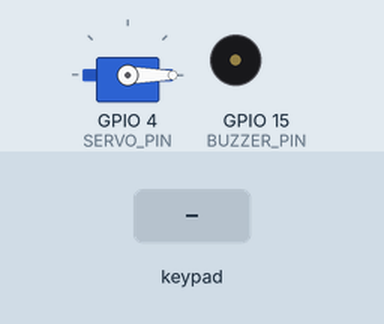
A sketch run on a simulated ESP32. Parts: servo, buzzer (waves = sounding, pin HIGH). The test bench sets the inputs (shaded band). WiFi joins after 1.5 s; servers stay silent unless stated; random numbers use the default seed unless the sketch sets one; what the sketch prints to the serial monitor is not drawn.

Above: at 3.0 s.
3.1 s: keypad keys 1 3 1 2 1 4 2 7 # pressed 0.4 s apart
At 6.4 s:
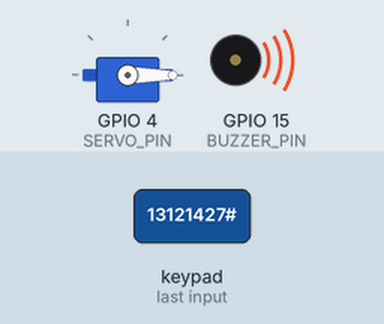
8.2 s: keypad keys 1 2 3 4 # pressed 0.4 s apart
Timing chart, 0 to 11.2 s (numbered marks = the images above; inputs shaded):
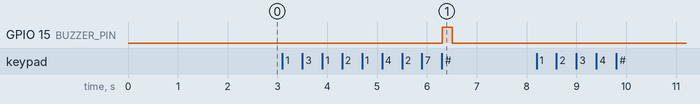

Measured:
- after the input at 3.1 s, GPIO 15 (BUZZER_PIN): LOW → HIGH after 3.2 s, → LOW 0.20 s later
- after the input at 8.2 s, every drawn part: stays the same

The sketch:

smart_safe_xor_encryption.ino
```cpp
/***************************************************
 Smart Safe – XOR Encrypted Version
 - Password + OTP Authentication
 - XOR Encrypted OTP Transmission
 - Brute-force Protection
***************************************************/

#define BLYNK_TEMPLATE_ID "YOUR_TEMPLATE_ID"
#define BLYNK_TEMPLATE_NAME "Smart Safe"
#define BLYNK_AUTH_TOKEN "YOUR_BLYNK_TOKEN"

#include <WiFi.h>
#include <BlynkSimpleEsp32.h>
#include <ESP32Servo.h>
#include <Keypad.h>

// -------- Encryption --------
const byte XOR_KEY = 0xAA;

// -------- WiFi --------
char ssid[] = "YOUR_WIFI_NAME";
char pass[] = "YOUR_WIFI_PASSWORD";

// -------- Security --------
const String SECRET_PASSWORD = "1234";
int attempts = 0;
const int MAX_ATTEMPTS = 3;

int otp;
bool otpActive = false;
unsigned long otpStart;
const unsigned long OTP_TIMEOUT = 60000;

// -------- Servo --------
Servo servo;
const int SERVO_PIN = 4;

// -------- Buzzer --------
const int BUZZER_PIN = 15;

// -------- Keypad --------
const byte ROWS = 4;
const byte COLS = 4;

char keys[ROWS][COLS] = {
 {'1','2','3','A'},
 {'4','5','6','B'},
 {'7','8','9','C'},
 {'*','0','#','D'}
};

byte rowPins[ROWS] = {13,12,14,27};
byte colPins[COLS] = {26,25,33,32};

Keypad keypad = Keypad(makeKeymap(keys), rowPins, colPins, ROWS, COLS);
String buffer = "";

BlynkTimer timer;

// -------- XOR Function --------
String xorEncrypt(String data) {
  String result = "";
  for (int i = 0; i < data.length(); i++) {
    result += char(data[i] ^ XOR_KEY);
  }
  return result;
}

// -------- Helpers --------
void buzz() {
  digitalWrite(BUZZER_PIN, HIGH);
  delay(200);
  digitalWrite(BUZZER_PIN, LOW);
}

void lockSafe() {
  servo.write(0);
}

void unlockSafe() {
  servo.write(90);
}

void generateOTP() {
  otp = random(1000, 9999);
  otpActive = true;
  otpStart = millis();

  String encryptedOtp = xorEncrypt(String(otp));
  Blynk.logEvent("otp_sent", "Encrypted OTP Sent");

  WiFiClient client;
  if (client.connect("192.168.1.100", 8080)) {
    client.print(encryptedOtp);
    client.stop();
  }

  Serial.println("🔐 Encrypted OTP Transmitted");
}

void checkTimeout() {
  if (otpActive && millis() - otpStart > OTP_TIMEOUT) {
    otpActive = false;
    lockSafe();
    buzz();
  }
}

// -------- Setup --------
void setup() {
  Serial.begin(115200);
  pinMode(BUZZER_PIN, OUTPUT);

  servo.attach(SERVO_PIN);
  lockSafe();

  WiFi.begin(ssid, pass);
  while (WiFi.status() != WL_CONNECTED) delay(500);

  Blynk.begin(BLYNK_AUTH_TOKEN, ssid, pass);
  timer.setInterval(1000L, checkTimeout);

  Serial.println("System Ready");
}

// -------- Loop --------
void loop() {
  Blynk.run();
  timer.run();

  char key = keypad.getKey();
  if (!key) return;

  if (key == '#') {
    if (!otpActive) {
      if (buffer == SECRET_PASSWORD) {
        generateOTP();
      } else {
        attempts++;
        buzz();
        if (attempts >= MAX_ATTEMPTS) {
          Serial.println("🚫 Locked Permanently");
          while (true);
        }
      }
    } else {
      if (buffer.toInt() == otp) {
        unlockSafe();
        delay(10000);
        lockSafe();
        otpActive = false;
      } else {
        buzz();
      }
    }
    buffer = "";
  } else {
    buffer += key;
    Serial.print("*");
  }
}
```
